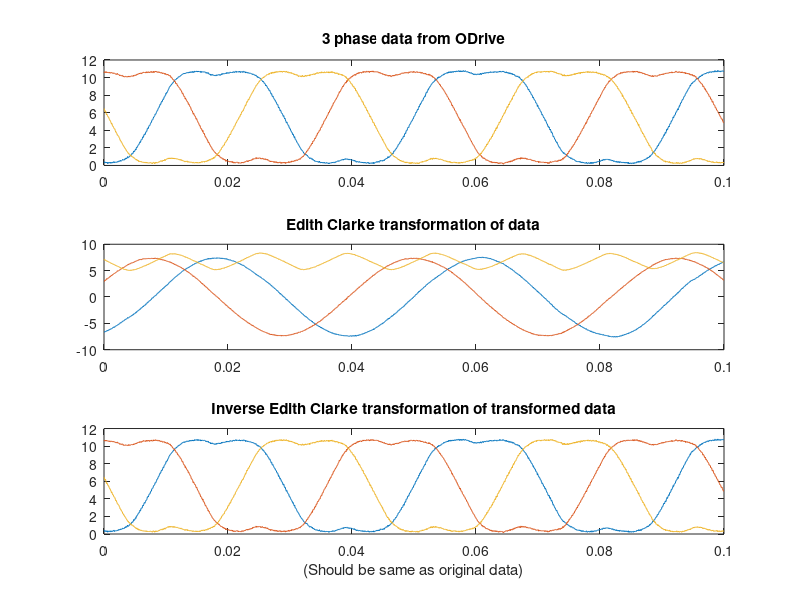

Here is the MATLAB script that generated this plot:
load EdithClarkeTransformationExampleData.csv
t=EdithClarkeTransformationExampleData(:,1);
a=EdithClarkeTransformationExampleData(:,2);
b=EdithClarkeTransformationExampleData(:,3);
c=EdithClarkeTransformationExampleData(:,4);
D=EdithClarkeTransformationExampleData(:,2:4); % ABC data

s=sqrt(3)/2; E=[1 -.5 -.5; 0 s -s; .5 .5 .5] % Edith Clarke matrix
E=E*sqrt(2/3); % make the matrix unitary

ED=(E*D')';

subplot(311)
plot(t,a,t,b,t,c)
title("3 phase data from ODrive")
subplot(312)
plot(t,ED(:,1),t,ED(:,2),t,ED(:,3))
title("Edith Clarke transformation of data")

Einv=inv(E);
D=(Einv*ED')';
subplot(313)
plot(t,D(:,1),t,D(:,2),t,D(:,3))
title("Inverse Edith Clarke transformation of transformed data")
xlabel("(Should be same as original data)")

print EdithClarkTransformationExample.pdf; 